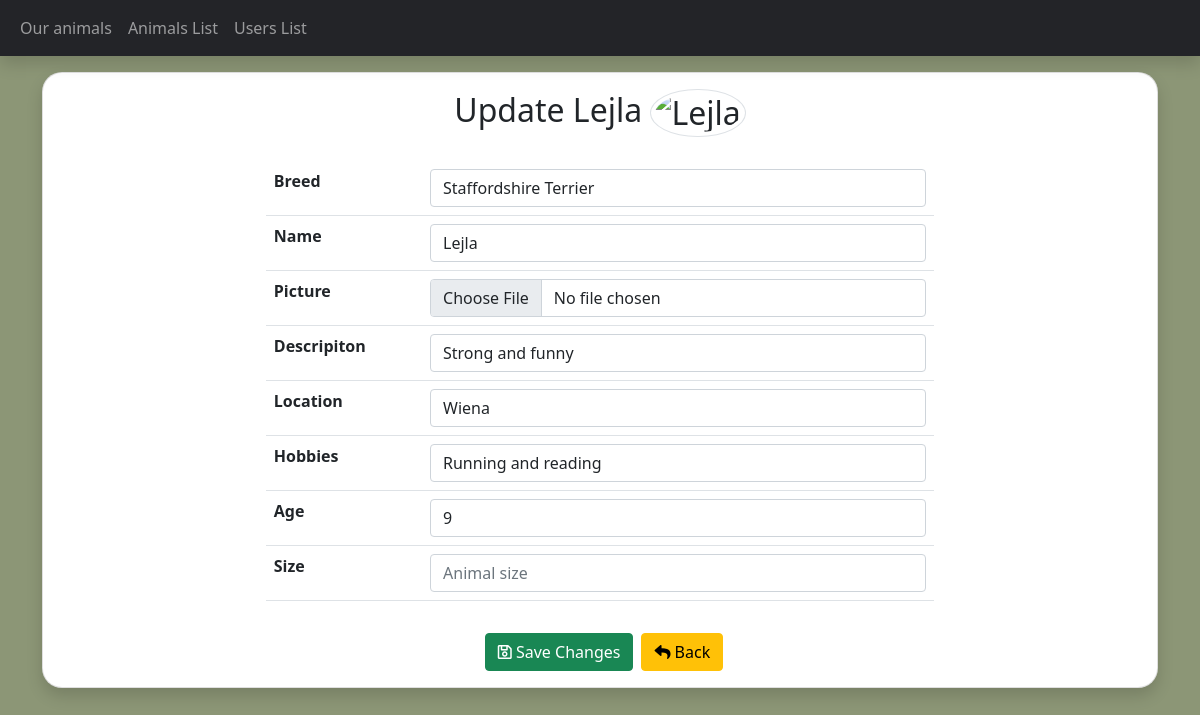
Screenshot of /products/update.php?id=1 (signed in) with the database file from the repository.
### tables this page shows
CREATE TABLE `animals` (
  `animal_id` int(11) NOT NULL,
  `name` varchar(255) NOT NULL,
  `photo` varchar(255) DEFAULT NULL,
  `location` varchar(255) NOT NULL,
  `description` varchar(255) NOT NULL,
  `size` varchar(255) NOT NULL,
  `age` int(11) NOT NULL,
  `hobbies` varchar(255) NOT NULL,
  `breed` varchar(255) NOT NULL
);

### products/update.php (the view, shortened to what this page needs)
<?php
require_once '../components/db_connect.php';
if ($_GET['id']) {
    $id = $_GET['id'];
    $sql = "SELECT * FROM animals WHERE animal_id = {$id}";
    $result = $connect->query($sql);
    if ($result->num_rows == 1) {
         $data = $result->fetch_assoc();
         $breed = $data['breed'];
         $name = $data['name'];
         $description = $data['description'];
         $location = $data['location'];
         $hobbies = $data['hobbies'];
         $age = $data['age'];
    } else {
        header("location: error.php");
    }
 } else {
    header("location: error.php");
 }
 ?>
<!DOCTYPE html>
<html >
<head>
  <link rel="stylesheet" href="//use.fontawesome.com/releases/v5.0.7/css/all.css">
  <?php  require_once '../components/boot.php'?>
</head>
<body>
<nav class="navbar navbar-expand navbar-dark mb-3 sticky-top shadow">
  <div class="container-fluid">
    <div class="collapse navbar-collapse" id="navbarNav">
      <ul class="navbar-nav">
        <li class="nav-item">
          <a class="nav-link" aria-current="page" href="../home.php">Our animals</a>
        </li>
        <li class="nav-item">
          <a class="nav-link" href="index.php">Animals List</a>
        </li>
         <li class="nav-item">
          <a class="nav-link" href="../dashboard.php">Users List</a>
        </li>
    </div>
  </div>
</nav>
<div class ="container">
<div class="card shadow">
  <legend class= 'h2 text-center'>Update <?php echo $name ?> <img  class='img-thumbnail rounded-circle' src= '../pictures/<?php echo $image ?>' alt="<?php echo $name ?>" ></legend>
  <form  action="actions/a_update.php"  method="post" enctype= "multipart/form-data">
        <table class="table" >
                <tr>
                <th>Breed</th>
                <td><input  class='form-control' type ="text" name="breed"   placeholder="Animal breed" value="<?php echo $breed ?>" /></td>
            </tr>
            <tr>
                <th>Name</th>
                <td><input class='form-control'  type="text"  step="any" name ="name" placeholder= "Animal name" value="<?php echo $name ?>" /></td>
            </tr>
            <tr>
                <th>Picture</th>
                <td><input class= 'form-control' type= "file" name="image" /></td>
            </tr>
            <tr>
                <th>Descripiton</th>
                <td><input  class='form-control' type ="text" name="description"   placeholder="Animal description" value="<?php echo $description ?>" /></td>
            </tr>
            <tr>
                <th>Location</th>
                <td><input  class='form-control' type ="text" name="location"   placeholder="Animal located at" value="<?php echo $location ?>"  /></td>
            </tr>
            <tr>
                <th>Hobbies</th>
                <td><input  class='form-control' type ="text" name="hobbies"   placeholder="Animal hobbies" value="<?php echo $hobbies ?>"  /></td>
            </tr>
            <tr>
                <th>Age</th>
                <td><input  class='form-control' type ="number" name="age"   placeholder="Animal age" value="<?php echo $age ?>" /></td>
            </tr>
            <tr>
              <th>Size</th>
              <td><input  class='form-control' type ="text" name="size"   placeholder="Animal size" /></td>
          </tr>
      </table>
            <div class="card-body d-flex justify-content-center">
                <button   class = "btn btn-success mx-2"   type = "submit" ><i class="far fa-save"></i> Save Changes </button >
                <a   href = "index.php" ><button   class = "btn btn-warning"   type = "button" ><i class="fas fa-reply"></i> Back </button ></a >
            </div>
        </form >
    </div>
</div >
</body >
</html >

### products/update.php (style rules this page uses)
.card { border-radius: 20px; }
body { background: rgb(140,150,118); }
.navbar { background-color: #232428; }
form { margin: auto; width: 60% ; }
.img-thumbnail { width: 70px !important; height: 70px !important; object-fit: cover; }
legend { padding: 1rem; }
.btn-success, .btn-warning { transition: all .2s ease-in-out; }

### rows the page displays
animals: name "Lejla", breed "Staffordshire Terrier", description "Strong and funny", location "Wiena", hobbies "Running and reading", age "9"
